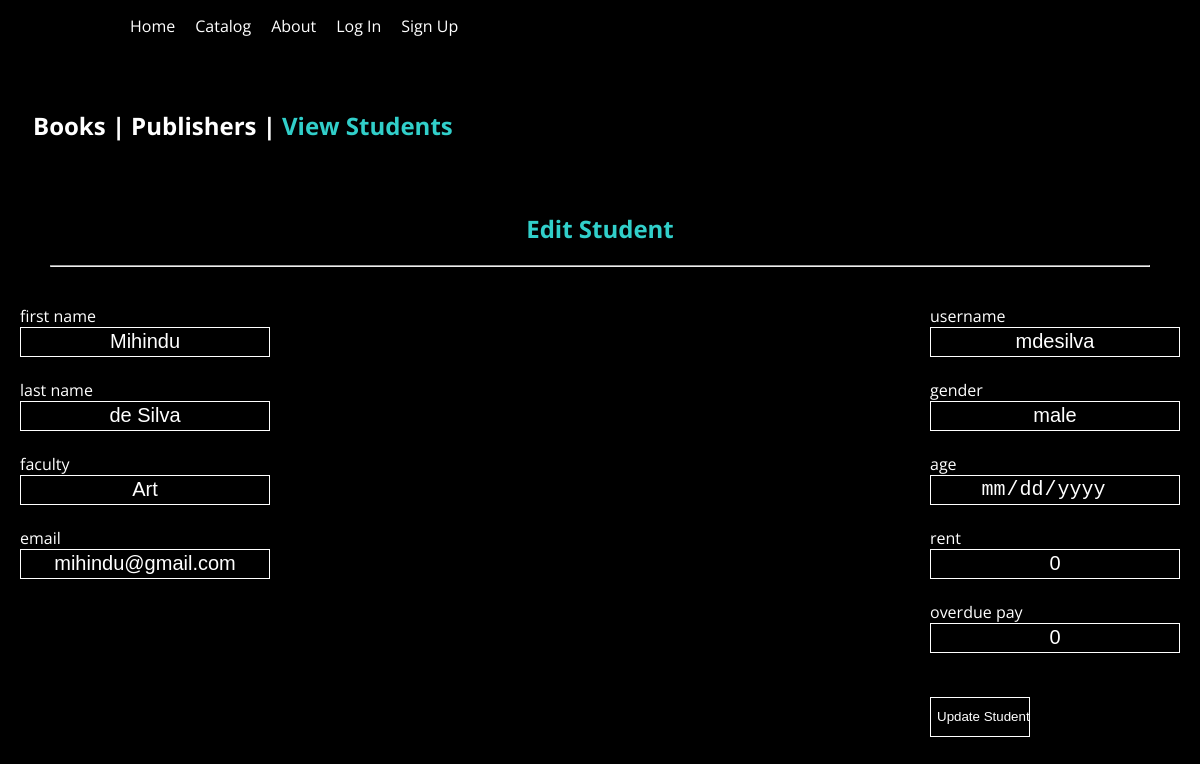
The page /editStudent.php?editID=1 on the database as committed earlier.
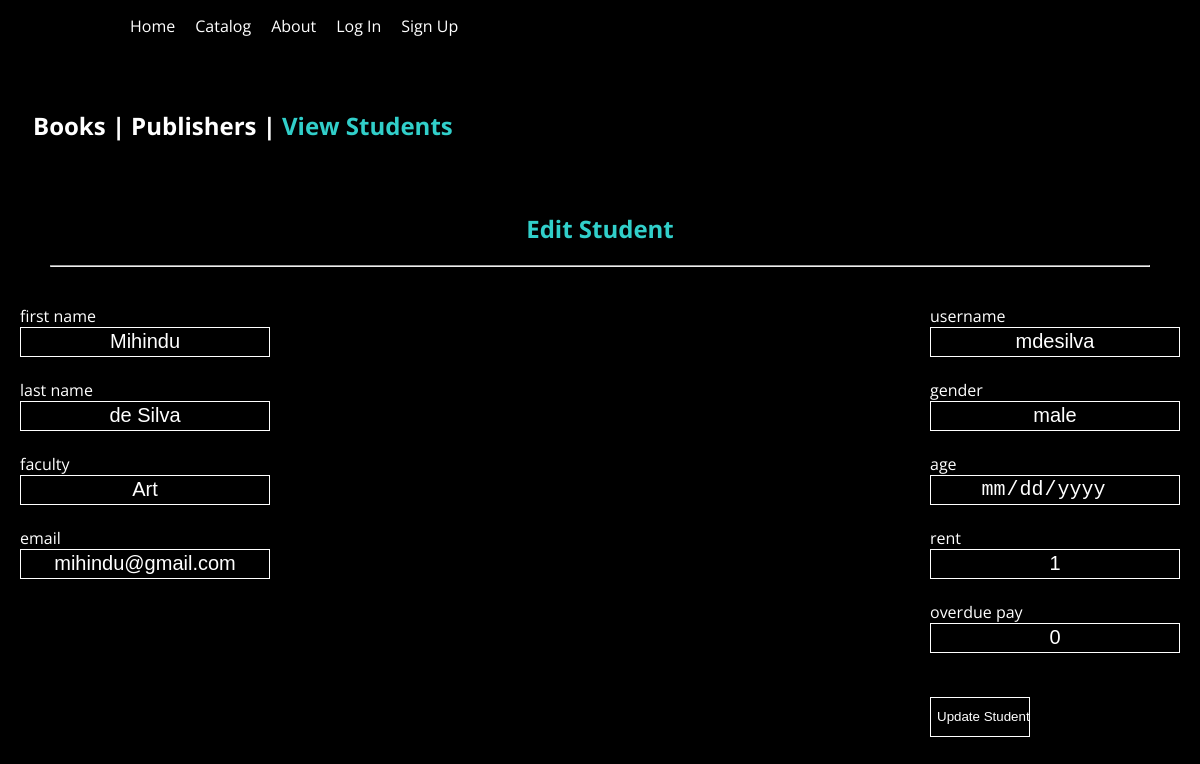
The same page on the database as committed later.
### tables this page shows
CREATE TABLE `students` (
  `studentID` int(11) NOT NULL,
  `fName` varchar(45) NOT NULL,
  `lName` varchar(45) NOT NULL,
  `faculty` varchar(255) NOT NULL,
  `email` varchar(255) NOT NULL,
  `username` varchar(255) NOT NULL,
  `passwd` varchar(255) NOT NULL,
  `gender` varchar(25) NOT NULL,
  `age` int(11) NOT NULL,
  `anyRent` tinyint(1) NOT NULL,
  `overduePay` float NOT NULL
);

### editStudent.php (the view, shortened to what this page needs)
<?php
require_once('connect.php');
$editID = $_GET['editID'];
$q = "SELECT * FROM students WHERE studentID = '$editID'";
$result = $mysqli->query($q);
$editStudent = $result -> fetch_array();
?>
<html>
<link rel="stylesheet" type="text/css" href="design.css">
<body>
<header> <?php require_once('header.php') ?> </header>
	<br><br>
			<center>
				<div class="flatSidebar">
					<ul>
						<li><a href='bookMenu.php'><h2><span>Books</span> | </h2></a></li>
						<li><a href='publisherMenu.php'><h2><span>Publishers</span> | </h2></a></li>
						<li><a href='studentMenu.php'><h2><span class="active">View Students</span></h2></a></li>
					</ul>
				</div>
			</center><br><br><br><br>
			<center>
				<div style="color: white;padding: 30px;">
					<h2><span id="addBooksButton" class="flatChoiceActive"><a>Edit Student</a></span></h2>
					<hr>
				</div>
			</center>
			<form id="updateStudent" action="updateStudent.php" method="POST">
					<div style="float:left">
						<label>first name</label><br>
						<input type="text" name="fName" class="flatInput" value="<?=$editStudent['fName']?>">
						<br><br>
						<label>last name</label><br>
						<input type="text" name="lName" class="flatInput" value="<?=$editStudent['lName']?>">
						<br><br>
						<label>faculty</label><br>
						<input type="text" name="faculty" class="flatInput" value="<?=$editStudent['faculty']?>">
						<br><br>
						<label>email</label><br>
						<input type="text" name="email" class="flatInput"  value="<?=$editStudent['email']?>">
						<br><br>
					</div>
					<div style="float:right">
						<label>username</label><br>
						<input type="text" name="username" class="flatInput" value="<?=$editStudent['username']?>">
						<br><br>
						<label>gender</label><br>
						<input type="text" name="gender" class="flatInput" value="<?=$editStudent['gender']?>">
						<br><br>
						<label>age</label><br>
						<input type="date" name="age" class="flatInput" value="<?=$editStudent['age']?>">
						<br><br>
						<label>rent</label><br>
						<input type="text" name="rent" class="flatInput" value="<?=$editStudent['anyRent']?>">
						<br><br>
						<label>overdue pay</label><br>
						<input type="text" name="overdue" class="flatInput" value="<?=$editStudent['overduePay']?>">
						<br><br>
						<br>
						<input type="submit" style="width:100px" value="Update Student" class="flatButton">
					</div>
</form>
</body>
</html>

Rows that differ between the two databases and show on the page:
changed students "Mihindu": rent "0" → "1"
